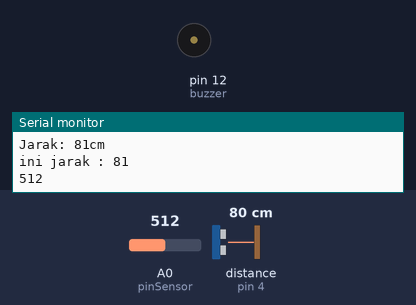
The sketch below on a simulated Arduino Uno, built with avr-gcc and run on an emulated ATmega328P. On the bench: buzzer (waves = sounding, pin HIGH), the last lines printed to the serial monitor. The inputs (shaded band) are chosen by the test bench; at power-on: A0 (pinSensor) = 512, distance to the obstacle (sensor on pin 4) 80 cm. The echo pulse lasts 58.3 µs per cm.

Above: at 1.2 s.
1.3 s: A0 (pinSensor) set to 418
4.8 s: A0 (pinSensor) set to 383
At 5.3 s:
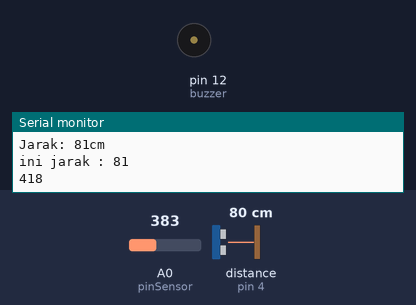
7.1 s: A0 (pinSensor) set to 410
At 7.7 s:
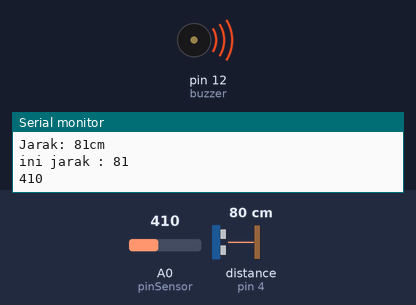
13.2 s: A0 (pinSensor) set to 390
At 13.7 s:
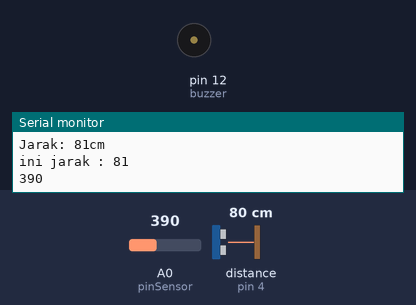
Timing chart, 0 to 16.2 s (numbered marks = the images above; inputs shaded):
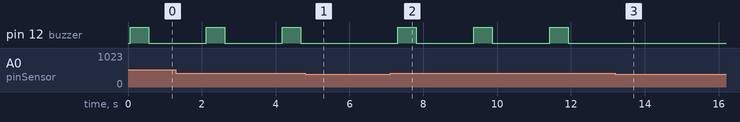

Measured:
- the behaviour switches between 400 and 399 on A0 (pinSensor) (found by bisection; images 0 and 1)
- after the input at 4.8 s, pin 12 (buzzer): stays LOW (without the input it goes to HIGH after 1.4 s)
- after the input at 7.1 s, pin 12 (buzzer): alternates HIGH for 0.50 s and LOW for 1.6 s, starting after 0.21 s
- after the input at 13.2 s, pin 12 (buzzer): stops changing and stays LOW
- by itself, pin 12 (buzzer): alternates HIGH for 0.50 s and LOW for 1.6 s

The sketch:

mq4.ino
```cpp
#include <NewPing.h>
#define TRIGGER_PIN  3  // Arduino pin tied to trigger pin on the ultrasonic sensor.
#define ECHO_PIN     4// Arduino pin tied to echo pin on the ultrasonic sensor.
#define MAX_DISTANCE 100 // Maximum distance we want to ping for (in centimeters). Maximum sensor distance is rated at 400-500cm.
//int pinRedLed = 11;
//int pinGreenLed = 8;
int buzzer = 12;
int pinSensor = A0;
int THRESHOLD =400;
NewPing sonar(TRIGGER_PIN, ECHO_PIN, MAX_DISTANCE); // NewPing setup of pins and maximum distance.
void setup() {
//pinMode(pinRedLed, OUTPUT);
//pinMode(pinGreenLed, OUTPUT);
pinMode(buzzer, OUTPUT);
pinMode(pinSensor, INPUT);
Serial.begin(9600);
}
void loop() {
delay(50);                     // Wait 50ms between pings (about 20 pings/sec). 29ms should be the shortest delay between pings.
Serial.print("Jarak: ");
Serial.print(sonar.ping_cm()); // Send ping, get distance in cm and print result (0 = outside set distance range)
Serial.println("cm");
int jarak=0;
jarak=sonar.ping_cm();
Serial.print("ini jarak : ");
Serial.println(jarak);
int analogValue = analogRead(pinSensor);
Serial.println(analogValue);
//digitalWrite(pinGreenLed, HIGH);
if (analogValue >= THRESHOLD) {
//digitalWrite(pinGreenLed, LOW);
//digitalWrite(pinRedLed, HIGH);
digitalWrite(buzzer, HIGH);
delay(500);
digitalWrite(buzzer, LOW);
delay(500);
}else if(jarak>=5 && jarak <= 6){
  digitalWrite(buzzer, HIGH);
delay(500);
digitalWrite(buzzer, LOW);
delay(500);
}
else {
//digitalWrite(pinRedLed, LOW);
digitalWrite(buzzer, LOW);
}
delay(1000);
}
```
